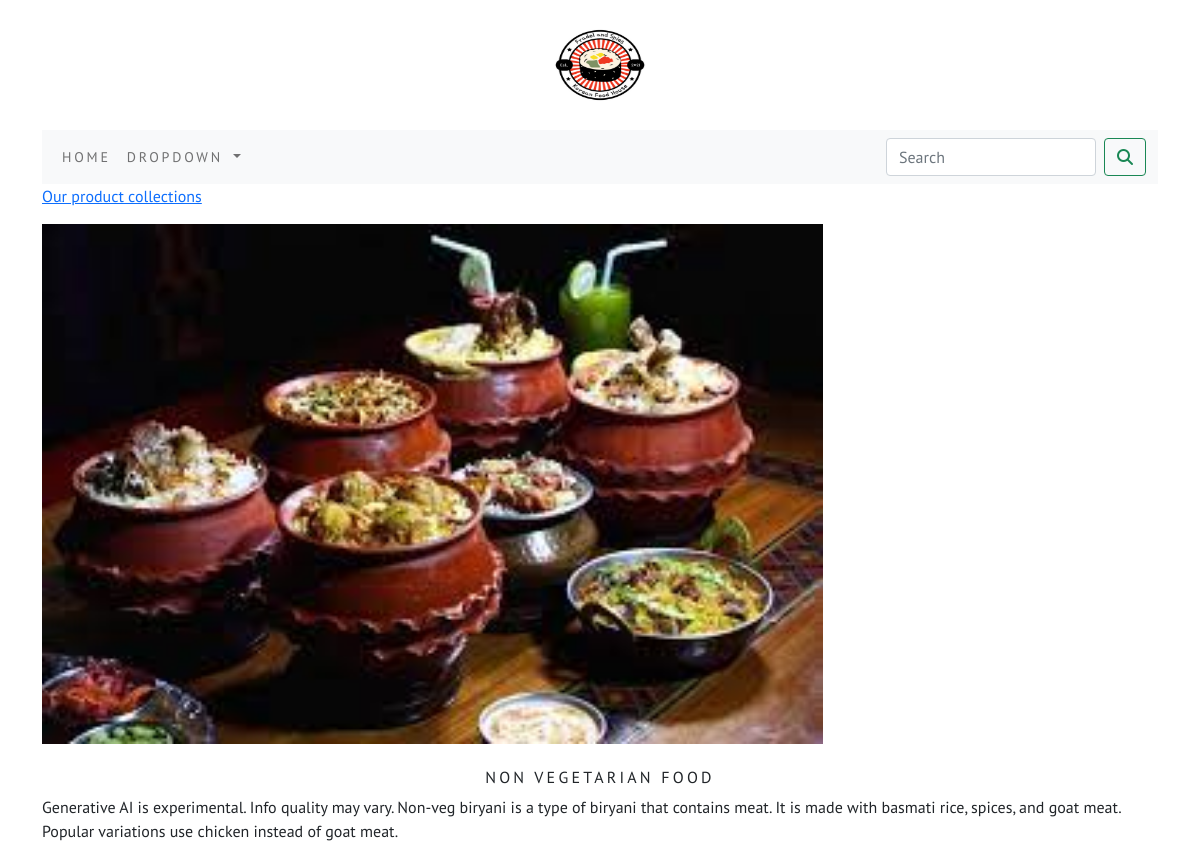
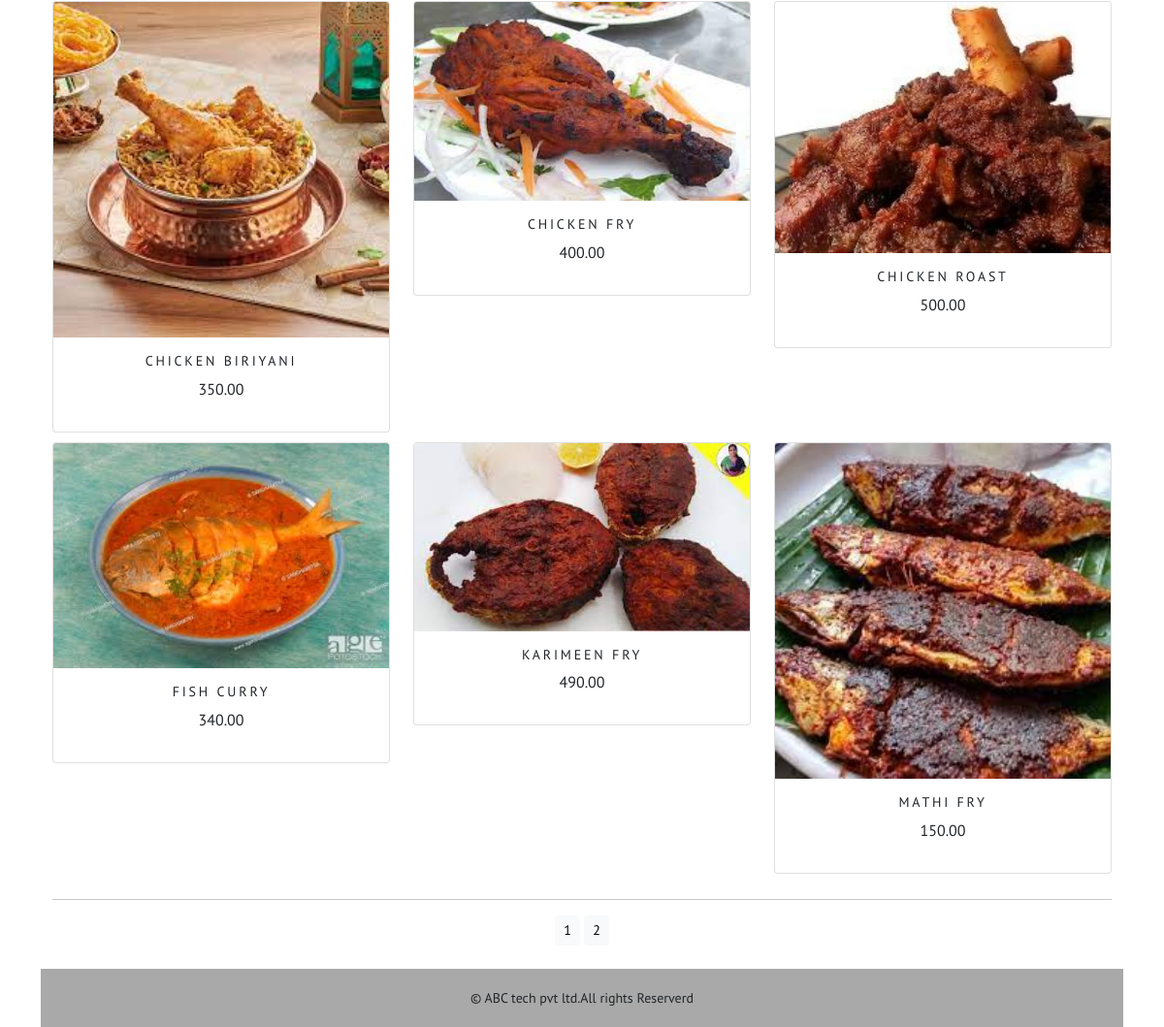
The page /shop/non-Vegetarian-Food/ on the database its author committed (2 pictures, top to bottom).
### shop/models.py (models this page shows, shortened)
class Category(models.Model):
    name=models.CharField(max_length=250,unique=True)
    slug=models.SlugField(max_length=250,unique=True)
    description=models.TextField(blank=True)
    image=models.ImageField(upload_to='category',blank=True)
    class Meta:
        ordering=('name',)
        verbose_name='category'
        verbose_name_plural='categories'
    def get_url(self):
        return reverse('shop:products_by_category',args=[self.slug])

class Product(models.Model):
    name=models.CharField(max_length=250,unique=True)
    slug=models.SlugField(max_length=250,unique=True)
    description=models.TextField(blank=True)
    price=models.DecimalField(max_digits=10,decimal_places=2)
    category=models.ForeignKey(Category,on_delete=models.CASCADE)
    image=models.ImageField(upload_to='product',blank=True)
    stock=models.IntegerField()
    available=models.BooleanField(default=True)
    created=models.DateTimeField(auto_now_add=True)
    updated=models.DateTimeField(auto_now=True)
    def get_url(self):
        return  reverse('shop:prodCatdetail',args=[self.category.slug,self.slug])
    class Meta:
        ordering=('name',)
        verbose_name='product'
        verbose_name_plural='products'

### shop/views.py (the view)
# urls.py: path('',views.allProdCat,name='allProdCat'),
def allProdCat(request,c_slug=None):
    c_page=None
    products_list=None
    if c_slug!=None:
        c_page=get_object_or_404(Category,slug=c_slug)
        products_list=Product.objects.all().filter(category=c_page,available=True)
    else:
        products_list = Product.objects.all().filter(available=True)
    paginator=Paginator(products_list,6)
    try:
        page=int(request.GET.get('page','1'))
    except:
        page=1
    try:
        products=paginator.page(page)
    except (EmptyPage,InvalidPage):
        products=paginator.page(paginator.num_pages)
    return render(request,"category.html",{'category':c_page,'products':products})

### cart/context_processors.py (called while the page is built)
def counter(request):
    item_count=0
    if 'admin' in request.path:
        return  {}
    else:
        try:
            cart=Cart.objects.filter(cart_id=cart_id(request))
            cart_items=CartItem.objects.all().filter(cart=cart[:1])
            for cart_item in cart_items:
                item_count += cart_item.quantity
        except Cart.DoesNotExist:
            item_count = 0
    return dict(item_count=item_count)

### cart/views.py (called while the page is built)
def cart_id(request):
    cart=request.session.session_key
    if not cart:
        cart=request.session.create()
    return cart

### shop/context_processors.py (called while the page is built)
def menu_links(request):
    links=Category.objects.all()
    return dict(links=links)

### templates/category.html (shortened to what this page needs)
{% extends 'base.html' %}
{% load static %}
{% block content %}
{% if category %}
<div>
    <div class="row my-row-class">
        <div class="mx-auto">
        <p><a href="{% url 'shop:allProdCat' %}">Our product collections</a></p>
    </div>
        </div>
</div>
{% endif %}
<div class="mx_auto">
    {% if category %}
    <img class="my_img" src="{{category.image.url}}" alt="{{category.name}}">
</div>
<br>
<div>
    <h1 class="text-center my_title">{{ category.name }}</h1>
    <p class="text-justify">{{ category.description }}</p>
</div>
{% endif %}
<div class="container">
    <div class="row mx_auto">
        {% for product in products.object_list %}
        <div class="my_bottom_margin col-9 col-sm-12 col-md-4  col-lg-4">
            <div class="card text-center" style="min-width:18rem;">
                <a href="{{product.get_url}}"><img class="card-img-top my-image" src="{{product.image.url}}" alt="{{product.name}}"></a>
                <div class="card-body">
                   <h4>{{product.name}}</h4>
                    <p>{{product.price}}</p>
                </div>
            </div>
        </div>
        {% endfor %}
    </div>
    <div class="mx-auto">
        {% if products.paginator.num_pages > 1 %}
       <hr>
        <div class="text-center">
            {% for pg in products.paginator.page_range %}
                <a href="?page={{pg}}" class="btn btn-light btn-sm {% if products.number == pg %} active {% endif %}">{{pg}}</a>
            {% endfor %}
        </div>
         {% endif %}
    </div>
    <br>
</div>
{% endblock %}

### static/css/custom.css (style rules this page uses)
body { font-family: 'PT Sans', sans-serif; }
.my-row-class .mx-auto { color:#000; }
.my_img { width:70%; height :auto; }
.my_title { font-size:16px; text-transform:uppercase; letter-spacing:.2em; }
.my_bottom_margin { margin-bottom:10px; }
.card-body h4 { font-size:14px; text-transform:uppercase; letter-spacing:.2em; }

### rows shown on the page
Category: image (picture), name "NON VEGETARIAN FOOD", description "Generative AI is experimental. Info quality may vary. Non-veg biryani is a type of biryani that contains meat. It is made with basmati rice, spices, and goat meat. Popular variations use chicken instead of goat meat."
Product: image (picture), name "CHICKEN BIRIYANI", price "350.00"
Product: image (picture), name "CHICKEN FRY", price "400.00"
Product: image (picture), name "CHICKEN ROAST", price "500.00"
Product: image (picture), name "FISH CURRY", price "340.00"
Product: image (picture), name "KARIMEEN FRY", price "490.00"
Product: image (picture), name "MATHI FRY", price "150.00"

### other values the page prints
{{ pg }} "1" "2"
